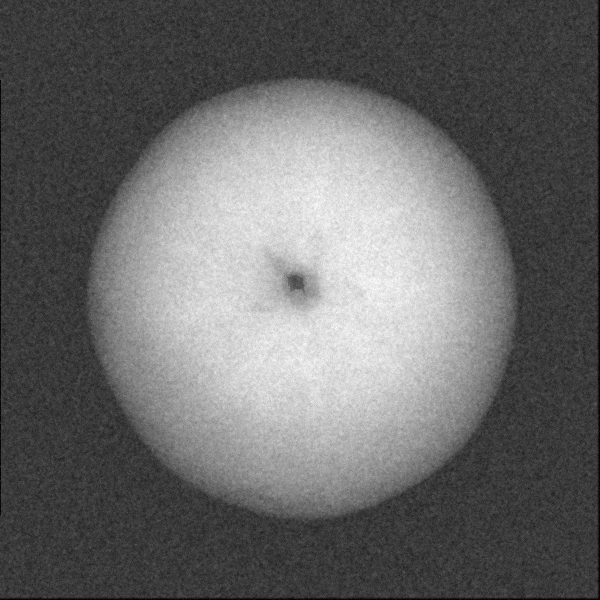
#> input picture Cap08_Segmentacion/imagenes/N0005_0009.png, 600 x 600 px
$ jupyter execute --allow-errors RegionSegmentation.ipynb
#> lines starting #> are read from the running program, lines starting #| are printed output that depends on the picture; after the words box and inside, x2 and y2 are one past the last pixel; in counts of white or black regions, pixels touching at a corner belong together
<h1 align="center"><strong>Segmentación por umbrales</strong></h1>

# Librerías

[cell 1]
import matplotlib.pylab as plt
import cv2
import numpy as np
import os
from skimage.morphology import binary_dilation
from skimage.segmentation import clear_border,find_boundaries
from skimage.morphology import disk
from skimage.filters import threshold_otsu, gaussian
from skimage.measure import find_contours
from skimage.morphology import remove_small_holes, remove_small_objects
from skimage.filters import threshold_otsu, gaussian
from skimage.measure import find_contours
from skimage.morphology import binary_closing
from skimage.measure import label, regionprops

os.chdir(r"C:\Users\titos\Github\Procesamiento Imagenes\Cap08_Segmentacion\imagenes")

[cell 2]
from skimage.color import label2rgb
from skimage.measure import label

# (c) Christian Pieringer and Domingo Mery

def binview(img, mask, color='r', dilate_pixels=1):
    """
    Displays a gray or color image 'img' overlaid by color pixels determined a by binary image 'mask'. It is useful to
    display the edges of an image.

    Args:
        img: gray scale image (X-ray)
        mask: binary image that works as mask
        color: string to define pixel color.
                'r': red (default)
                'g': green
                'b': blue
                'y': yellow
                'c': cyan
                'm': magenta
                'k': black
                'w': white

        dilate_pixels (int): Number of pixels used for dilate the mask.

    Returns:
        img_color (ndarray): output image with a mask overlaid.
    """

    # Defines colors
    # colors = {
    #     'r': np.array([255, 0, 0]),
    #     'g': np.array([0, 255, 0]),
    #     'b': np.array([0, 0, 255]),
    #     'y': np.array([255, 255, 0]),
    #     'c': np.array([0, 255, 255]),
    #     'm': np.array([255, 0, 255]),
    #     'k': np.array([0, 0, 0]),
    #     'w': np.array([255, 255, 255])
    # }
    #
    colors = {
        'r': np.array([1, 0, 0]),
        'g': np.array([0, 1, 0]),
        'b': np.array([0, 0, 1]),
        'y': np.array([1, 1, 0]),
        'c': np.array([0, 1, 1]),
        'm': np.array([1, 0, 1]),
        'k': np.array([0, 0, 0]),
        'w': np.array([1, 1, 1])
    }
    # Create a RGB image from grayscale image.
    img_color = np.dstack((img, img, img))

    # Ensure do not modify the original color image and the mask
    img_color = img_color.copy()

    mask_ = mask.copy()
    # mask_ = dilate(mask_, np.ones((g, g), np.uint8))
    mask_ = binary_dilation(mask_, np.ones((dilate_pixels, dilate_pixels)))

    # Now black-out the area of the mask
    # img_fg = bitwise_and(img, img, mask=mask_)

    # Defines the pixel color used for the mask in the figure.
    cc = colors[color]
    #
    # for i in range(3):
    #     img_color[:, :, i] = cc[i] * img_fg

    # remove artifacts connected to image border
    cleared = clear_border(mask_)
    if np.all(cleared):
        mask_ = cleared

    # label image regions
    label_image = label(mask_)
    img_color = label2rgb(label_image, image=img_color, colors=[cc], bg_label=0)

    return img_color  # add(img_color, img_color)

# 1. Otsu

Es un método de segmentación de regiones, en el ual se propone encontrar automáticamente un umbral (óptimo), para escoger dicho umbral se propone un histograma , Otsu funciona bien para imágenes con histogramas bimodales.

## 1.1. Básico

[cell 3]
def imhist(X):
    """
    Histograma de la imagen
    """
    (N,M) = X.shape
    n = 256
    h = np.zeros((256,))
    for i in range(N):
        for j in range(M):
            x = X[i,j]
            h[x] = h[x]+1
    return h

[cell 4]
img = cv2.imread('N0005_0009.png',0)
#> img is the input picture: shape (600, 600); min 0, max 255, mean 104.7
h   = imhist(img)
#> after the loop in imhist, `for i in range(N):`: h = 256 values, max 11759 at index 58, min 0 at index 254, mean 1406.2
plt.figure(figsize=(60,9))
plt.bar(range(256),h)
th  = threshold_otsu(img)
#> th = 123
plt.plot([th,th],[0,10000],c='red')
plt.show()
print('otsu-threshold = ',th)
#| otsu-threshold =  123
seg = img > th
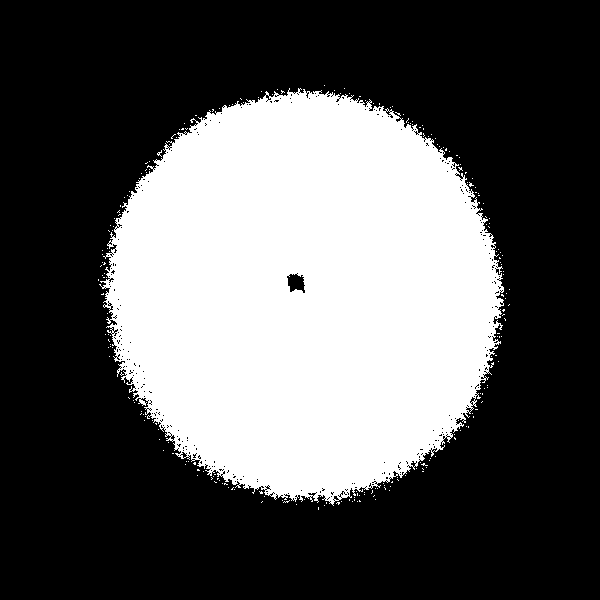
#> seg: shape (600, 600) bool; 34.7% white; 229 white regions (228 under 20 px), largest, box (x1, y1, x2, y2) and area: (99, 88, 504, 506) 124490
fig, ax = plt.subplots(1, 2, figsize=(12, 6))
ax[0].imshow(img, cmap='gray')
ax[1].imshow(seg,cmap='gray')
plt.show()
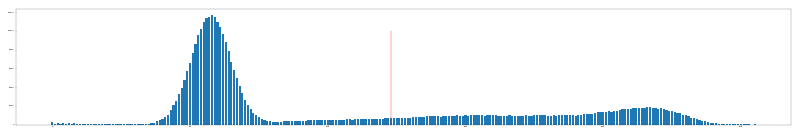
#> figure drawn by matplotlib, 1 panel; tallest bar 11759 high, from x = 57.6 to 58.4
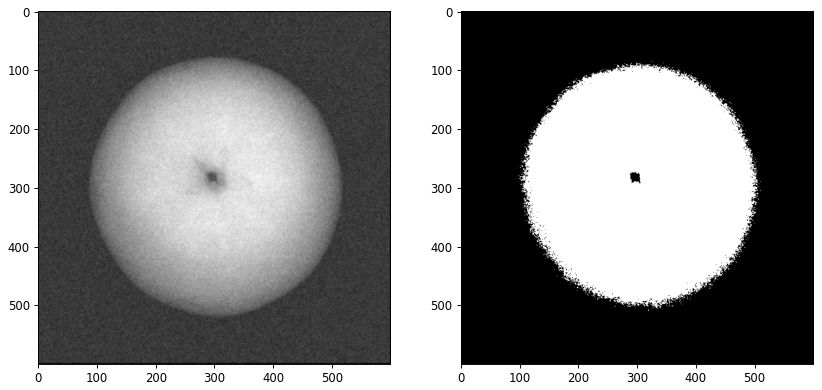
#> figure drawn by matplotlib, 2 panels

## 1.2.Segmentación bimodal

[cell 5]
def seg_bimodal(img, p=-0.1):
    """

    :param img: numpy array for a gray-scale input image.
    :param p: float to denote the offset of threshold with p between -1 and 1. A
                positive value is used to dilate the segmentation, the negative
                to erode.
    :return: a tuple with the binary image and the contour of the mask.

    """
#> called with p = -0.1
    img_d = img.astype('double')
    imax = np.max(img_d.flatten())
#> imax = 255
    imin = np.min(img_d.flatten())
#> imin = 0
    img_j = (img_d - imin) / (imax - imin)  # Image normalization [0, 1]

    ni = int(np.fix(img_j.shape[0] / 4))
#> ni = 150
    nj = int(np.fix(img_j.shape[1] / 4))
#> nj = 150

    # An heuristic method to ensure that the segmented object will
    # be labeled as 1.
    if np.mean(img_j[0:ni, 0:nj].flatten()) > 0.3:
        img_j = 1 - img_j

    # Transform a double image to unit8
    img_jj = (255 * img_j).astype('uint8')

    # Apply Gaussian filtering to remove noise and compute Otsu thresholding.
    # This step improve the thresholding
    img_jj = gaussian(img_jj, 2.0)
    level = threshold_otsu(img_jj)
#> level = 0.482
    mask = img_jj > (level + p)
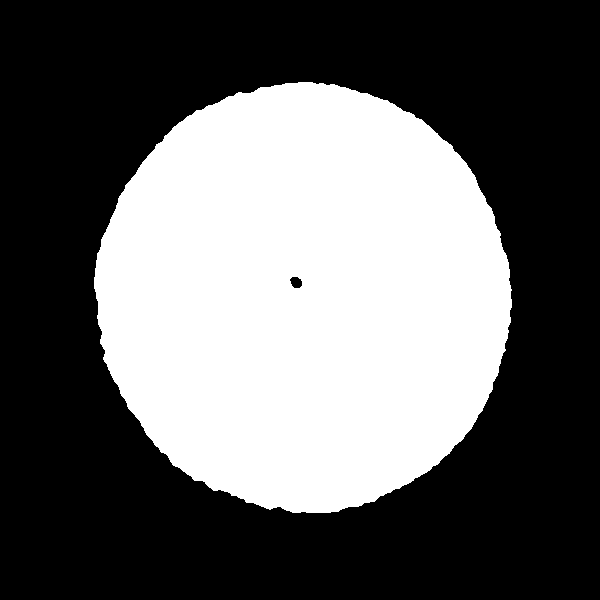
#> mask: shape (600, 600) bool; 38.8% white; 1 white region, box (x1, y1, x2, y2) and area: (94, 82, 512, 513) 139693

    a = remove_small_objects(mask, np.fix(len(mask.flatten()) / 100))
    c = binary_closing(a.astype('double'), disk(7)) # Dilatacion + erosion
#> c: shape (600, 600) bool; 38.9% white; 1 white region, box (x1, y1, x2, y2) and area: (94, 82, 512, 513) 139862

    # Why 8?
    r = remove_small_holes(c, 8)
    contours = find_contours(r, 0.1)
#> contours = 1 point arrays, longest 1737 points

    return r, contours

[cell 6]
img = cv2.imread('N0005_0009.png',0)

[cell 7]
mask, contours = seg_bimodal(img)
#> contours = 1 point arrays, longest 1737 points
seg = binview(img, mask, 'g')
#> in binview, `img_color = label2rgb(label_image, image=img_color, colors=[cc], bg_la..`:
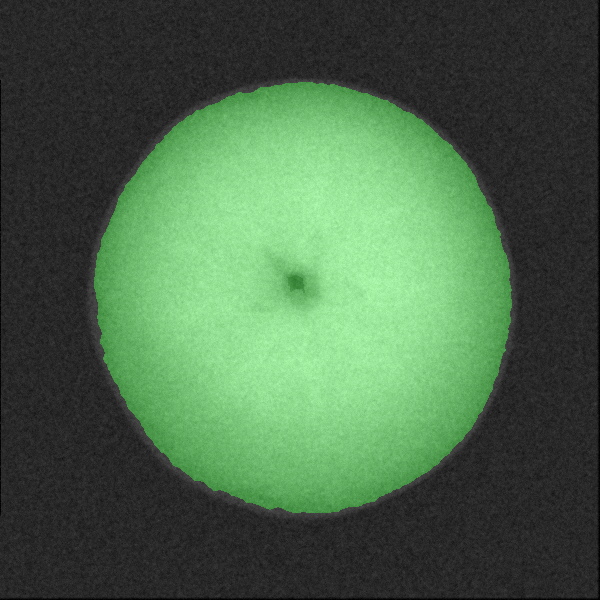
#> img_color: shape (600, 600, 3) float64; mean R, G, B 0.287, 0.404, 0.287

fig, ax = plt.subplots(1, 2, figsize=(12, 6))
ax[0].imshow(img, cmap='gray')
for n, contour in enumerate(contours):
        ax[0].plot(contour[:, 1], contour[:, 0], color='r', linewidth=3) # Dibujando los contornos
#> this loop made 1 pass

ax[0].axis('off')
ax[1].imshow(seg)
ax[1].axis('off')
plt.show()
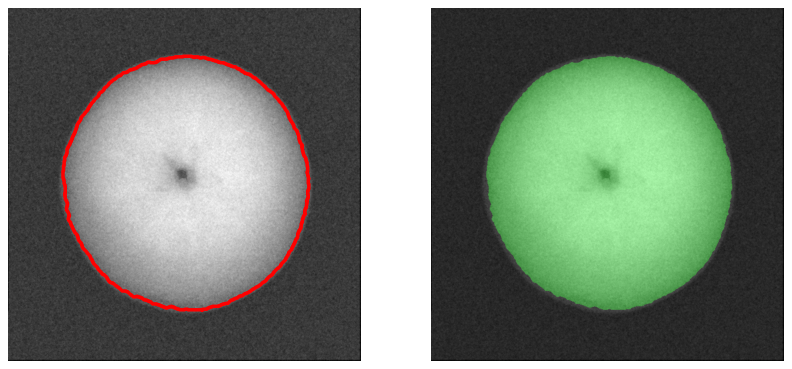
#> figure drawn by matplotlib, 2 panels

# 2.Adaptive Thresholding

[cell 8]
img = cv2.imread('W0001_0001.png',0)

#> (the rest of this cell did not finish here and is left out)

# 3.MSER

**1. ¿Qué es y para que sirve?**

MSER(Maximally Stable Extremal Regions) es un método de segmentación robusto cuando  se tienen distintas regiones en la imagen y cada región tiene su propio umbral.

Este método se puede entender de la siguiente forma, se hace un video de 256 frames y el cuadro $t$ va ser la imagen binaria resultante de la segmentación de esta imagen con umbral $t$.

**2.¿En qué consiste?**:

Para un determinado rango de umbral $[t_{1},t_{2}]$ el área de la región se mantiene completamente constante, por lo cual para **regiones estables** hay una zona en los umbrales que si se mueve el umbral a la izquierda o a la derecha el área de esta region se mantiene constante.El área de una región es función de $ \theta $. Calculamos

<p style="text-align:center"> $ \frac{\Delta A}{\Delta \theta}$</p>

Si tenemos una región "estable" entonces su área no varía mucho al cambiar su umbral.  Lo que se propone en este método es buscar en que momento la variación del umbral no hace que cambie el área.

<p style="text-align:center"> $ \frac{\Delta A}{\Delta \theta} : es pequeño $</p>

Se propone buscar regiones en la imagen con sus umbrales específicos, en los que el $ \frac{\Delta A}{\Delta \theta}$ : sea pequeño. Se tiene un umbral en esa área específica y lo segmenta.

[cell 9]
def seg_mser(_img, area=(60, 20000), min_div=0.2, max_var=0.25, delta=5, area_threshold=200):
    """
    Image segmentation using MSER algorithm.

    Args:
        _img (ndarray): input image (uint8)
        area (int tuple): Range of areas to prune (min_area, max_area)
        min_div (float): Trace back to cut off MSER with diversity less than min_diversity
        max_var (float): Prune the area that have simliar size to its children
        delta (int): Controls how the stability is calculated comparing (sizei - sizei-delta) / sizei-delta. [1]
        area_threshold (float): the area threshold to cause re-initialize in color images [1]

    Returns:
       mask (ndarray): Binary image with detected objects
       label_regions (ndarray): Image with labels of the detected objects
       bboxes (ndarray): Bounding boxes for each detection in label_regions (x0, y0, width, height), where (x0, y0) is
                         the uppper-left corner.


    [1] Please check the OpenCV documentation for more details.
    """

    mser_opts = {
        '_min_area': area[0],
        '_max_area': area[1],
        '_max_variation': max_var,
        '_min_diversity': min_div,
        '_delta': delta,
        '_area_threshold': area_threshold
    }

    mser = cv2.MSER_create(**mser_opts)
    regions, bbox = mser.detectRegions(_img)

    mask = np.zeros(_img.shape)

    for dd, region in enumerate(regions):
        mask[region[:,1], region[:,0]] = 1

    label_regions, m = label(mask, connectivity=1, return_num=True) # Etiquete las regiones conectadas de una matriz de enteros.
    props = regionprops(label_regions) # Sirve para acceder al cuadro delimitador
    bboxes = np.array([[p.bbox[1], p.bbox[0], p.bbox[3] - p.bbox[1], p.bbox[2] - p.bbox[0]] for p in props])

    return mask, label_regions, bboxes

[cell 10]
def plot_bboxes(bounding_boxes, color='lawngreen', linewidth=1.5, ax=None):
    """
    Plot a set of bounding boxes.

    Args:
        bounding_boxes (ndarray): array of bounding boxes (x0, y0, width, height), where x0, y0 is the upper-left corner.
        color (str): Edge color of the bounding box. Use matplotlib color names.
        linewidth (float): Bounding box linewidth.
        ax (object): Figure axes. If None, create a new figure and axes.

    Returns:
        ax (object): Figure axes.
    """
    if not ax:
        fig, ax = plt.subplots(1, 1)

    for b, bbox in enumerate(bounding_boxes):
        rect = plt.Rectangle((bbox[0], bbox[1]), bbox[2], bbox[3], fill=False, edgecolor=color, linewidth=linewidth)
        ax.add_patch(rect)

    return ax

[cell 11]
img = cv2.imread('estuche.png',0)
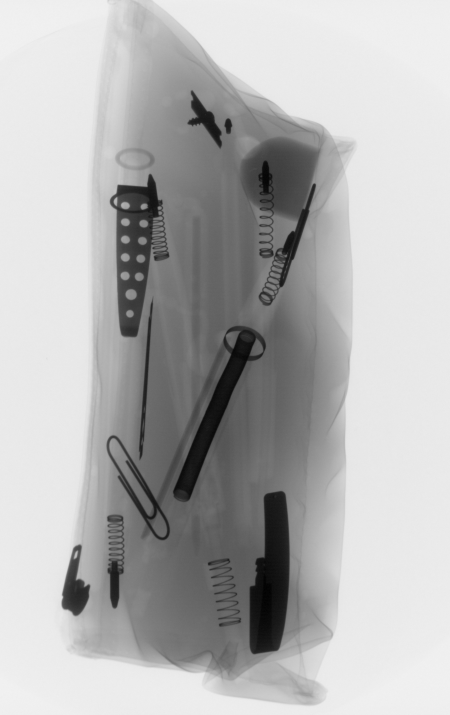
#> input picture Cap08_Segmentacion/imagenes/estuche.png, 900 x 1430 px (shown at 1/2 size)
#> img is the input picture: shape (1430, 900); min 0, max 243, mean 180.2

fig1, ax1 = plt.subplots(1, 1, figsize=(10, 10))
ax1.imshow(img, cmap='gray')
ax1.set_title('Input image')
ax1.axis('off')
plt.show()

mser_options = {
    'area': (60, 40000),  # Area of the ellipse (Max, Min)
    'min_div': 0.9,  # Minimal diversity
    'max_var': 0.2,  # Maximal variation
    'delta': 3,  # Delta
}

#> (the rest of this cell did not finish here and is left out)


E = binary_dilation(find_boundaries(J, connectivity=1, mode='inner'), np.ones((3, 3)))

fig2, ax2 = plt.subplots(1, 1, figsize=(10, 10))
ax2.imshow(E, cmap='gray')
ax2.set_title('Edges')
ax2.axis('off')
plt.show()

fig3, ax3 = plt.subplots(1, 1, figsize=(10, 10))
ax3.imshow(L, cmap='gray')
ax3.set_title('Segmentation')
ax3.axis('off')
plt.show()

fig4, ax4 = plt.subplots(1, 1, figsize=(10, 10))
ax4.imshow(img, cmap='gray')
ax4 = plot_bboxes(bboxes, ax=ax4)
ax4.set_title('Bounding Boxes')
ax4.axis('off')
plt.show()
